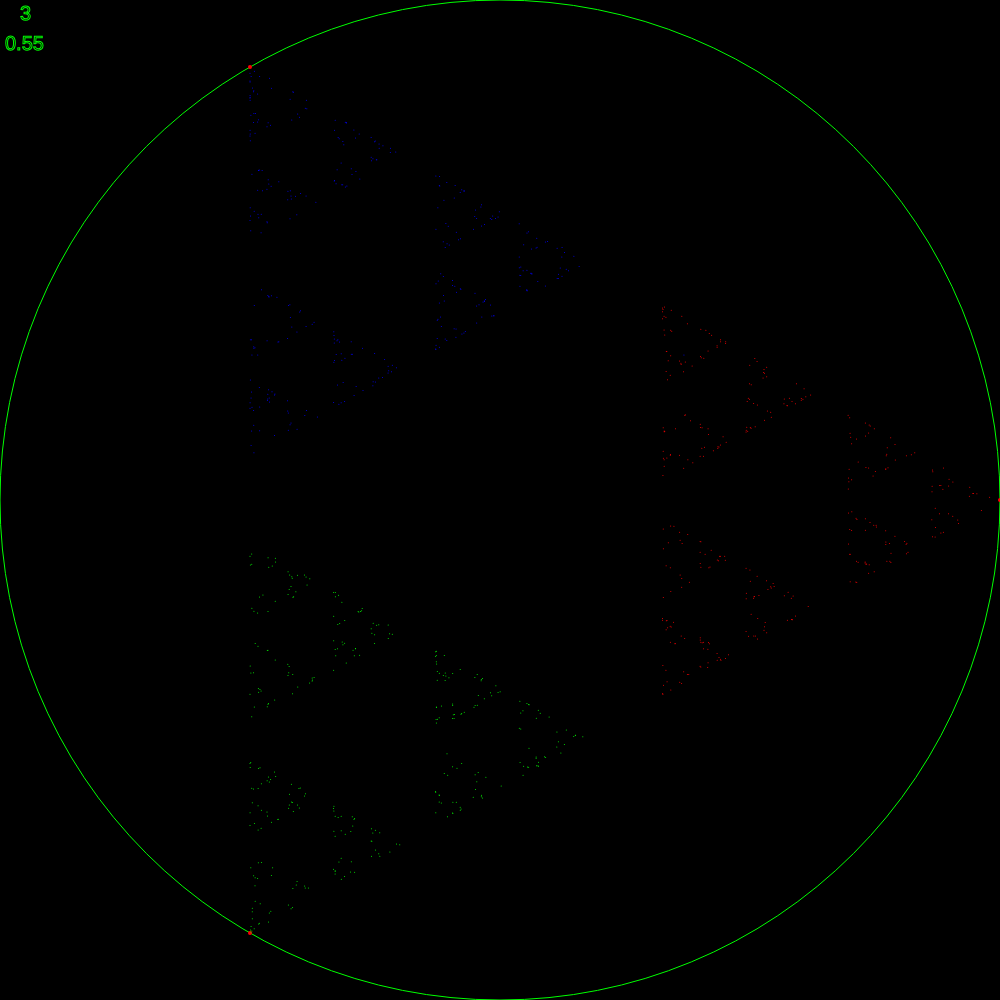
Frame 1 (no input)
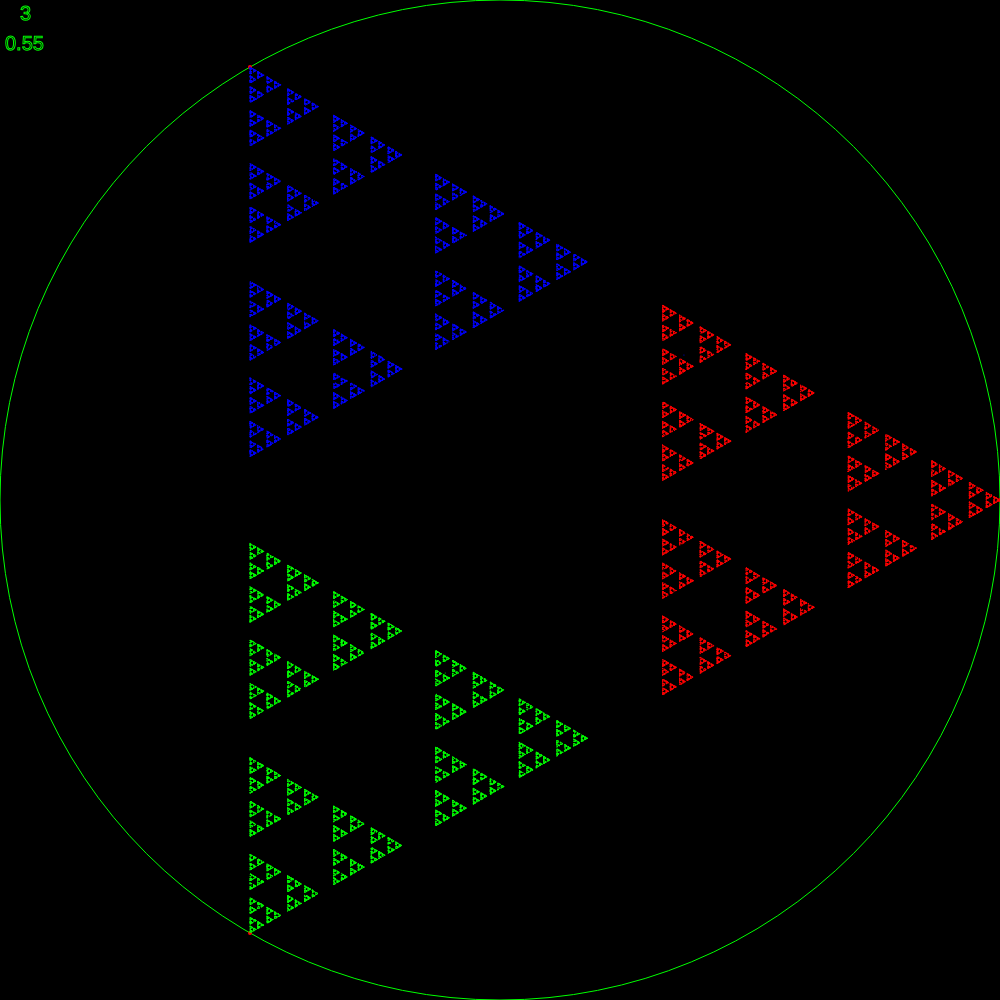
Frame 60 (no input)
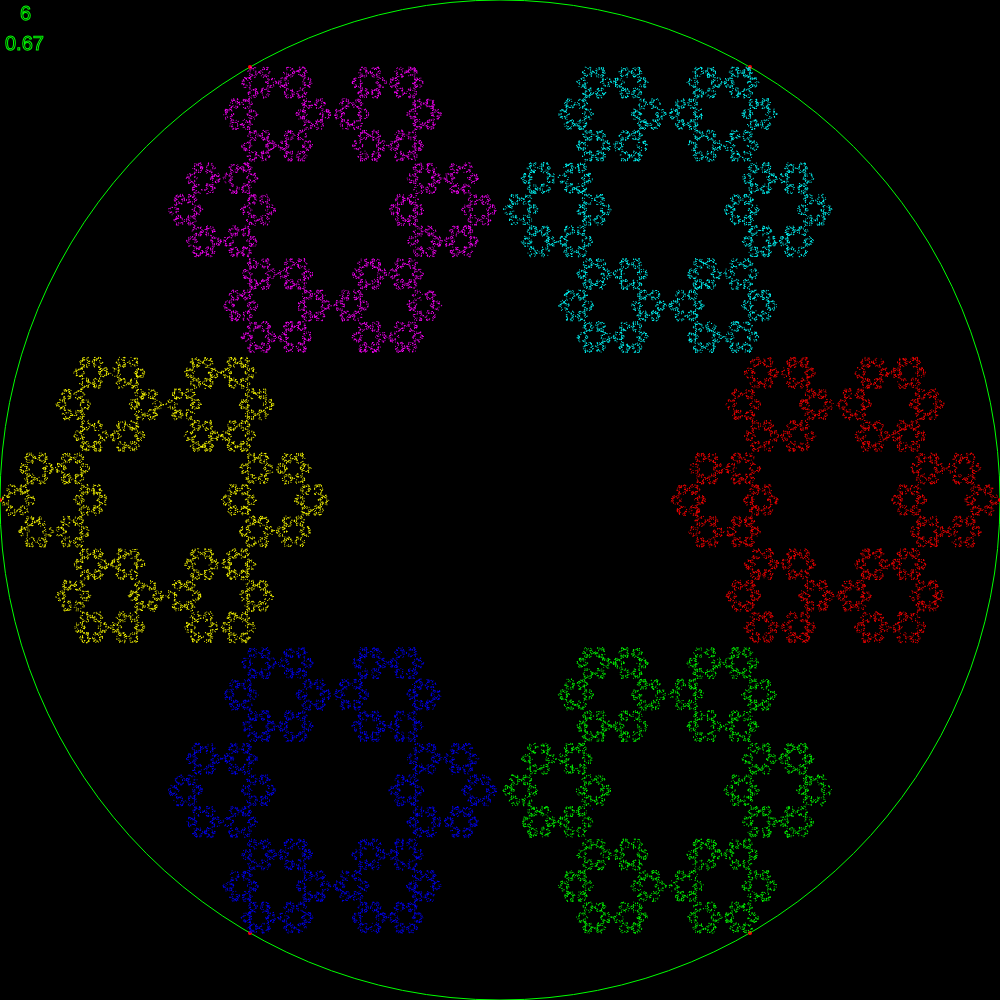
Frame 120 (the mouse pressed at the canvas centre since frame 60)

The p5.js sketch that drew these frames (run headless with seeded random() and noise() and a simulated clock; from frame 60 on, the mouse is pressed at the canvas centre):

// p5.js sketch
// ── sketch.js

let nop = 3; // number of points around the circle
let seedPoints =[];
let theta;
let r;
let target;
let clrs;

let perc = 0.55;    


function setup() {
  
  if (windowHeight > windowWidth){
  createCanvas(windowWidth, windowWidth);
    
    
    
  }else{
    createCanvas(windowHeight, windowHeight);
  }
  r =width/2
  translate(width/2,height/2);
  clrs = [color(255,0,0), color(0,255,0), color(0,0,255), color(255,255,0), color(255,0,255), color(0,255,255), color(100,100,100)]
  seedIt();
   
}



function draw() {
  translate(width/2,height/2);
  for (let i = 0; i < 1000; i++) {

   
    
    //let randPoint = random(seedPoints);
    let rand =  floor(random(nop));
      target.x = lerp(target.x, seedPoints[rand].x, perc);
      target.y = lerp(target.y, seedPoints[rand].y, perc);
      stroke(clrs[rand%7]);
      strokeWeight(1);
      point(target.x,target.y);
  }
}

function mousePressed(){
  
  nop = floor(random(3,15));
  perc = random(0.55,0.75);
  seedIt();
  
  
  
}

function seedIt(){
  seedPoints =[];
  background(0);
  // populate the array with seed points
  stroke(255,255,0);
  strokeWeight(3);
  target = createVector(random(width),random(height));
  point(target.x,target.y);
  
   
  noFill();
  stroke(0,255,0);
  strokeWeight(1);
  ellipse(0,0,r*2,r*2);
  
  for (let i=0;i<nop;i++){
    theta = (TWO_PI/nop)*i;
    let y = sin(theta)*r;
    let x = cos(theta)*r;
    
    let seed = createVector(x,y);
    seedPoints.push(seed);
    
  }
  
   for (let seed of seedPoints){  // print seed poins
     push();
    
     stroke(255,0,0);
     strokeWeight(4);
     point(seed.x,seed.y);
     
     pop();
     
     
   }
  textSize(20);
  text(nop,-width/2+20,-height/2+20);
  text(perc.toFixed(2),-width/2+5,-height/2+50); //only 2 decimal places
  
  
  
}
  
